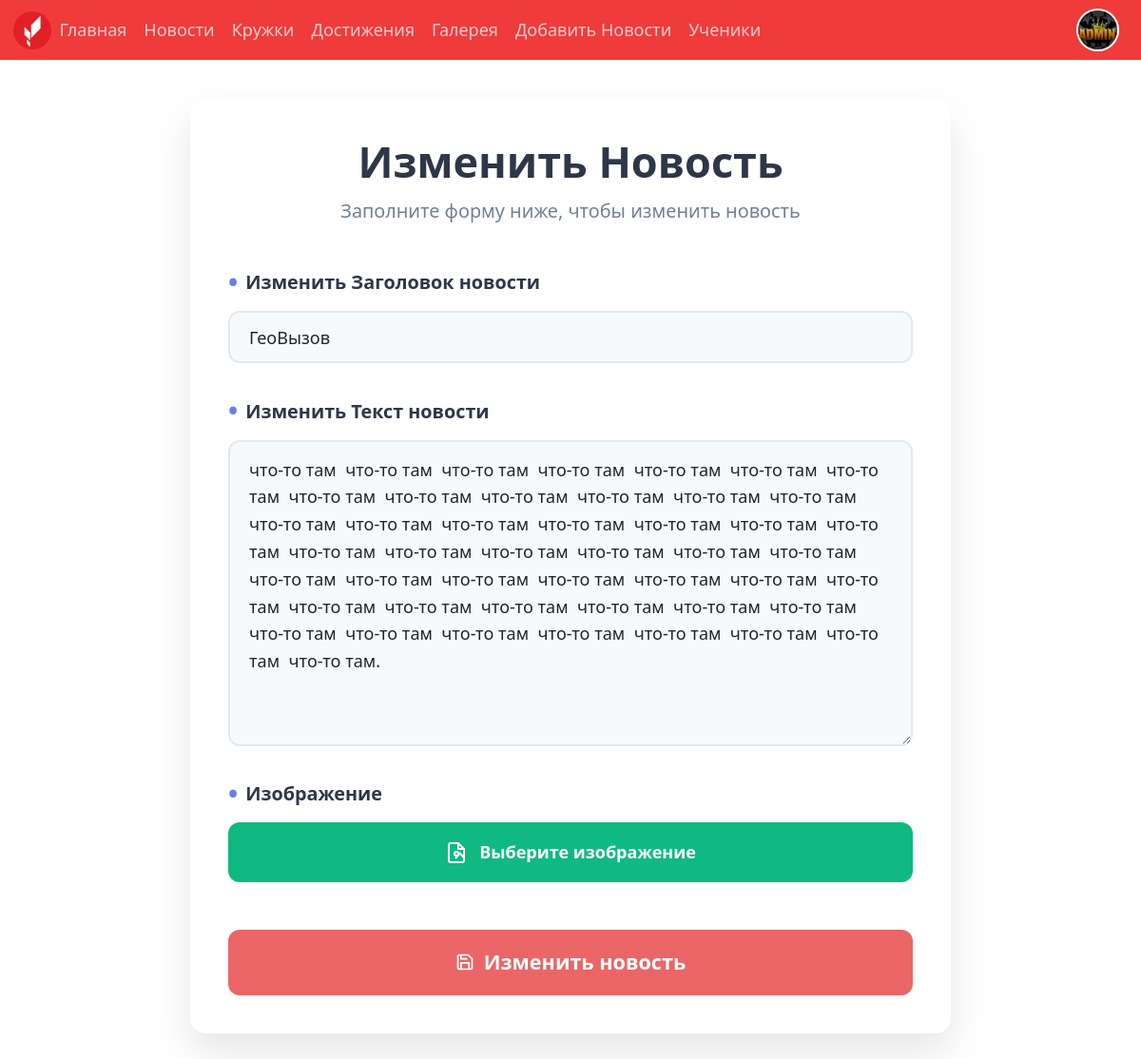
Screenshot of /post/4/edit/ (signed in) with the database file from the repository.
### accounts/models.py (models this page shows, shortened)
class CustomUser(AbstractUser):
    patronymic = models.CharField('Отчество', max_length=150, blank=True)
    avatar = models.ImageField(
        'Аватар',
        upload_to=user_avatar_path,
        default='users/default_avatar.svg'
    )
    class Meta:
        verbose_name = 'Пользователь'
        verbose_name_plural = 'Пользователи'

### news/models.py (models this page shows, shortened)
class News(models.Model):
    title = models.CharField('Название',max_length=200)
    body = models.TextField('Содержание')
    date = models.DateTimeField('Дата',auto_now_add=True)
    image = models.ImageField('Изображение',upload_to='images/')
    class Meta:
        ordering = ['-date',]
        verbose_name = 'Новость'
        verbose_name_plural = 'Новости'

### news/views.py (the view)
# urls.py: path('post/<int:pk>/edit/', BlogUpdateView.as_view(), name="post_edit"),
class BlogUpdateView(RedirectPermissionRequiredMixin, UpdateView):
    model = News
    template_name = "post_edit.html"
    fields = ["title", "body", 'image']
    permission_required = ('auth.change_user')
    def get_form(self, form_class=None):
        form = super().get_form(form_class)
        form.fields['image'].widget = forms.FileInput(attrs={'class': 'file-input', 'accept': 'image/*'})
        form.fields['title'].widget.attrs.update({'class': 'form-input'})
        form.fields['body'].widget.attrs.update({'class': 'form-textarea'})
        return form

### templates/post_edit.html (shortened to what this page needs)
{% extends 'base.html' %}
{% load static %}
    {% block content %}
    <link href="{% static 'css/news_edit.css' %}" rel="stylesheet">
</head>
<body>
    {% if user.is_superuser %}
        <div class="news-container">
            <div class="news-edit-container">
            <div class="news-header">
                <h1>Изменить Новость</h1>
                <p>Заполните форму ниже, чтобы изменить новость</p>
            </div>
            <form method="post" enctype="multipart/form-data" class="news-form">
                <div class="form-group">
                    <label for="id_title" class="form-label">Изменить Заголовок новости</label>
                    {{ form.title }}
                </div>
                <div class="form-group">
                    <label for="id_body" class="form-label">Изменить Текст новости</label>
                    {{ form.body }}
                </div>
                <div class="form-group">
                    <label for="id_image" class="form-label">Изображение</label>
                    <div class="file-upload-wrapper">
                        <label for="id_image" class="file-upload-button">
                            <svg width="24" height="24" viewBox="0 0 24 24" fill="none" stroke="currentColor" stroke-width="2">
                                <path d="M14 2H6a2 2 0 0 0-2 2v16a2 2 0 0 0 2 2h12a2 2 0 0 0 2-2V8z"></path>
                                <polyline points="14,2 14,8 20,8"></polyline>
                                <circle cx="12" cy="13" r="2"></circle>
                                <path d="M20 17l-4.5-4.5L11 18"></path>
                            </svg>
                            Выберите изображение
                        </label>
                    </div>
                </div>
                <button type="submit" class="submit-button">
                    <svg width="20" height="20" viewBox="0 0 24 24" fill="none" stroke="currentColor" stroke-width="2">
                        <path d="M19 21H5a2 2 0 0 1-2-2V5a2 2 0 0 1 2-2h11l5 5v11a2 2 0 0 1-2 2z"></path>
                        <polyline points="17 21 17 13 7 13 7 21"></polyline>
                        <polyline points="7 3 7 8 15 8"></polyline>
                    </svg>
                    Изменить новость
                </button>
            </form>
        </div>
        {% endif %}
    {% endblock content %}

### templates/base.html (shortened to what this page needs)
<!DOCTYPE html>
{% load static %}
<html lang="ru">
<head>
    <link href="{% static 'css/base.css' %}" rel="stylesheet">
    <link rel="stylesheet" href="{% static 'css/style.css' %}">
    <link href="https://cdn.jsdelivr.net/npm/bootstrap@5.3.3/dist/css/bootstrap.min.css" rel="stylesheet"
>
    <link
        rel="stylesheet"
        href="https://cdn.jsdelivr.net/npm/@fancyapps/ui@6.0/dist/fancybox/fancybox.css"
    />
</head>
<body class="{% block body_class %}{% endblock %}">
    {% block header %}
    <header>
        <nav class="navbar navbar-expand-lg bg-body-tertiary" id="mn-navbar">
            <div class="container-fluid">
                <a href="{% url 'index' %}" class="d-flex align-items-center text-decoration-none">
                    <img src="{% static 'Images/main-icon.svg' %}" alt="icon" id="logo-image" style="width: 40px; height: 40px; object-fit: contain;">
                </a>
                <div class="collapse navbar-collapse" id="navbarNav">
                    <ul class="navbar-nav" id="nav-bar">
                        <li class="nav-item">
                            <a class="nav-link" aria-current="page" href="{% url 'index' %}">Главная</a>
                        </li>
                        <li class="nav-item">
                            <a class="nav-link" aria-current="page" href="{% url 'news' %}">Новости</a>
                        </li>
                        <li class="nav-item">
                            <a class="nav-link" aria-current="page" href="{% url 'activities' %}">Кружки</a>
                        </li>
                        <li class="nav-item">
                            <a class="nav-link" aria-current="page" href="{% url 'achievements' %}">Достижения</a>
                        </li>
                        <li class="nav-item">
                            <a class="nav-link" aria-current="page" href="{% url 'gallery' %}">Галерея</a>
                        </li>
                        {% if user.is_superuser %}
                        <li class="nav-item">
                            <a class="nav-link" aria-current="page" href="{% url 'post_new' %}">Добавить Новости</a>
                        </li>
                        {% endif %}
                        {% if user.is_superuser %}
                        <li class="nav-item">
                            <a class="nav-link" aria-current="page" href="{% url 'studentslist' %}">Ученики</a>
                        </li>
                        {% endif %}
                    </ul>
                    <ul class="navbar-nav ms-auto mg-r-main" id="navbarNav">
                        {% if user.is_authenticated %}
                        <li class="nav-item desktop-only">
                            <a aria-current="page" href="{% url 'dashboard' %}"><img src="{{ user.avatar.url }}" alt="Аватар" class="user-avatar" onerror="this.src='/media/users/default_avatar.png'"></a>
                        </li>
                        {% endif %}
                    </ul>
                </div>
            </div>
        </nav>
    </header>
    {% endblock header %}
    {% block content %}
    {% endblock content %}
</body>
</html>

### static/css/base.css (style rules this page uses)
input, textarea, select { display: block; width: 100%; padding: .375rem .75rem; font-size: 1rem; font-weight: 400; line-height: 1.5; color: var(--bs-body-color); -webkit-appearance: none; -moz-appearance: none; appearance: none; background-color: var(--bs-body-bg); background-clip: padding-box; border: var(--bs-border-width) solid var(--bs-border-color); border-radius: var(--bs-border-radius); transition: border-color .15s ease-in-out, box-shadow .15s ease-in-out; }
#mn-navbar { background-color: rgb(240, 59, 59) !important; }
.nav-link { color: rgb(255, 204, 204) !important; }
#logo-image { width: 2%; }
.mg-r-main { margin-right: 10px; }
.user-avatar { width: 45px; height: 45px; border-radius: 50%; object-fit: cover; border: 2px solid white; cursor: pointer; transition: transform 0.3s; }
.desktop-only { display: block; }
@media (max-width: 2000px) { #logo-image { width: 2%; } }
@media (max-width: 1500px) { #logo-image { width: 3%; } }

### static/css/style.css (style rules this page uses)
* { font-size: 18px; }

### static/css/news_edit.css (style rules this page uses)
.news-container { display: flex; justify-content: center; }
.news-edit-container { background: white; border-radius: 16px; box-shadow: 0 20px 40px rgba(0, 0, 0, 0.1); padding: 40px; width: 100%; max-width: 800px; margin: 40px 0; }
.news-header { text-align: center; margin-bottom: 40px; }
.news-header h1 { color: #2d3748; font-size: 2.5rem; font-weight: 700; margin-bottom: 10px; }
.news-header p { color: #718096; font-size: 1.1rem; }
.news-form { display: flex; flex-direction: column; gap: 30px; }
.form-group { display: flex; flex-direction: column; }
.form-label { font-size: 1.1rem; font-weight: 600; color: #2d3748; margin-bottom: 10px; display: flex; align-items: center; gap: 8px; }
.form-label::before { content: "•"; color: #667eea; font-size: 1.5rem; }
.form-input, .form-textarea { padding: 15px 20px; border: 2px solid #e2e8f0; border-radius: 12px; font-size: 1rem; transition: all 0.3s ease; background: #f7fafc; }
.form-input { height: 55px; }
.form-textarea { min-height: 200px; resize: vertical; font-family: inherit; line-height: 1.6; }
.file-upload-wrapper { position: relative; display: inline-block; width: 100%; }
.file-upload-button { display: inline-flex; align-items: center; gap: 12px; padding: 18px 25px; background: #10b981; color: white; border-radius: 12px; cursor: pointer; transition: all 0.3s ease; font-weight: 600; border: none; width: 100%; justify-content: center; }
.file-upload-button svg { width: 24px; height: 24px; }
.submit-button { background: #ea6666; color: white; border: none; padding: 18px 30px; border-radius: 12px; font-size: 1.2rem; font-weight: 600; cursor: pointer; transition: all 0.3s ease; margin-top: 20px; display: flex; align-items: center; justify-content: center; gap: 10px; }

### rows the page displays
CustomUser: avatar (picture)
News: title "ГеоВызов", body "что-то там что-то там что-то там что-то там что-то там что-то там что-то там что-то там что-то там что-то там что-то там что-то там что-то там что-то там что-то там что-то там что-то там что-то там что-то там что-то там что-то там что-то там что-то там что-то там что-то там что-то там что-то там что-то там что-то там что-то там что-то там что-то там что-то там что-то там что-то там что-то там что-то там что-то там что-то там что-то там что-то там что-то там что-то там что-то там что-то там что-то там что-то там."
